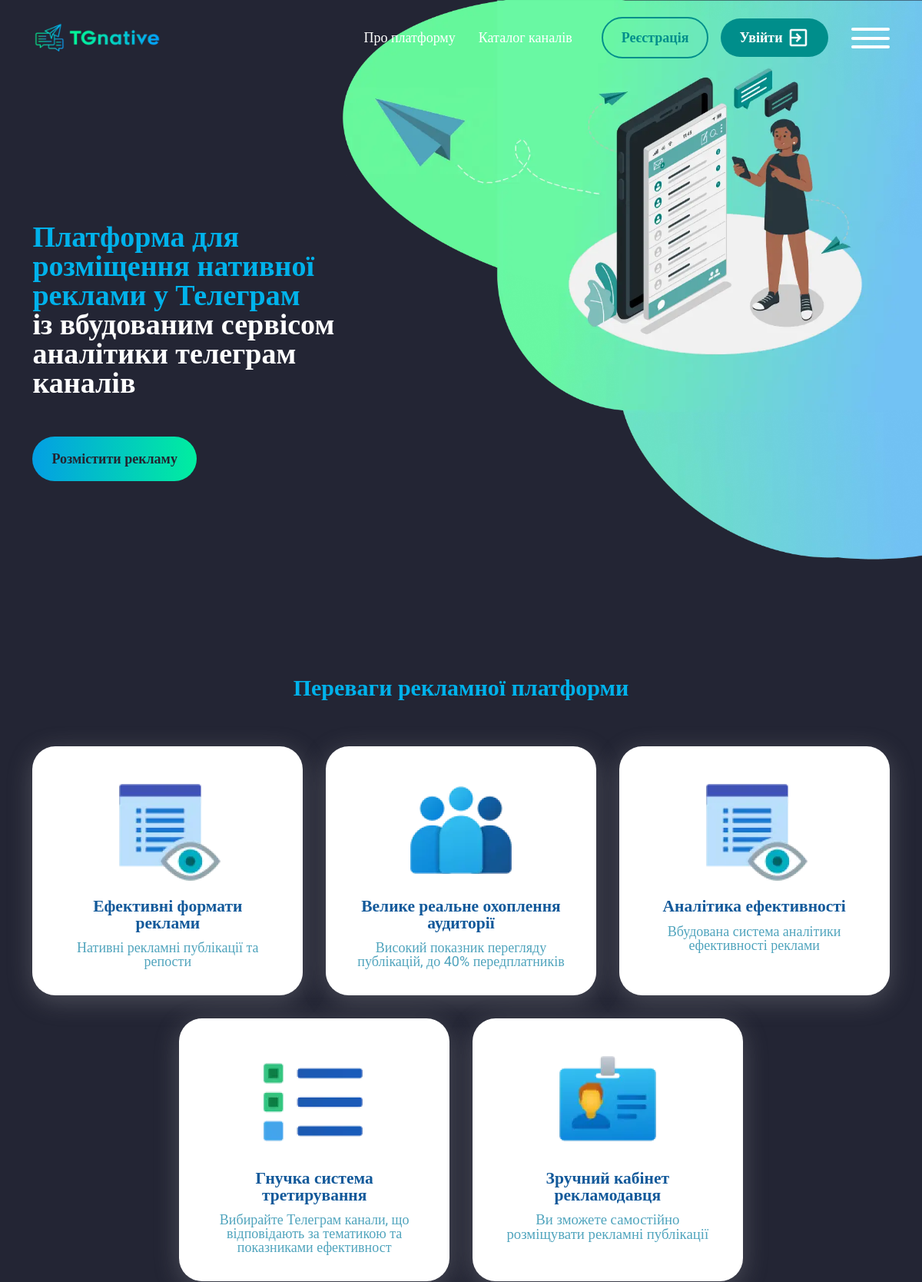
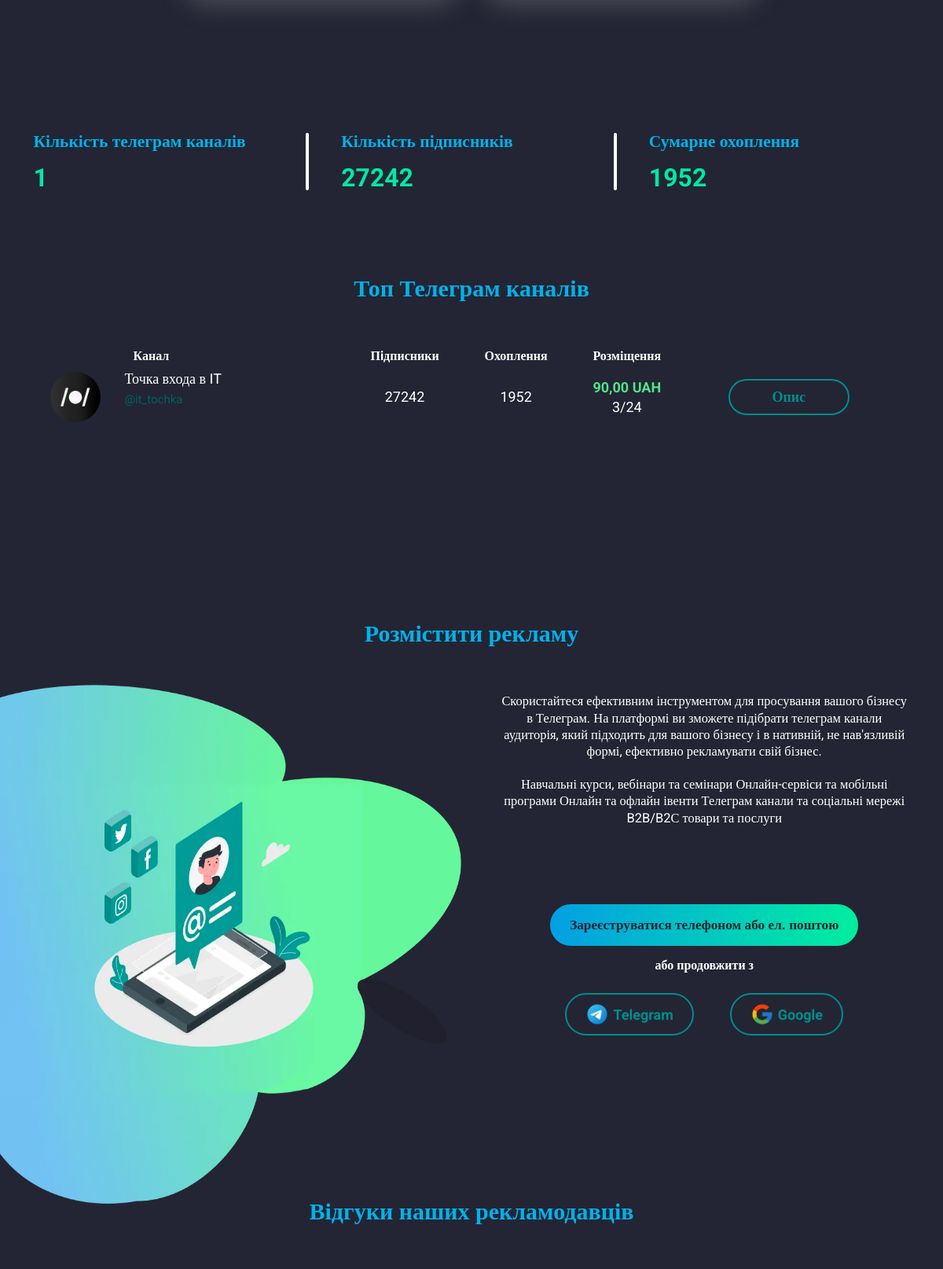
The page / (upper part) on the database its author committed (2 pictures, top to bottom).
### API/models.py (models this page shows, shortened)
class Chanel(models.Model):
    chanel_link=models.CharField(max_length=150)
    name=models.CharField(max_length=150,verbose_name="Называние канала")
    pictures=models.ImageField(verbose_name='Лого')
    subscribers=models.IntegerField()
    views=models.IntegerField()
    created_at=models.DateTimeField(auto_now_add=True)
    last_update=models.DateTimeField(auto_now=True)
    add_chanel =models.ForeignKey(Add_chanel, on_delete=models.CASCADE)
    username=models.CharField(max_length=140)
    daily_subscribers=models.IntegerField(default=0, blank=True, null=True)
    weekly_subscribers=models.IntegerField(default=0, blank=True, null=True)
    weekly_monthy = models.IntegerField(default=0, blank=True, null=True)
    class Meta:
        verbose_name="Канал"
        verbose_name_plural="Канал"
        ordering=['-subscribers']

### accounts/models.py (models this page shows, shortened)
class Cost_Format(models.Model):
    add_chanel=models.ForeignKey(Add_chanel,on_delete=models.CASCADE,related_name='cost_formats')
    placement_format = models.CharField(max_length=100)
    cost_per_format = models.DecimalField(max_digits=10, decimal_places=2)

### accounts/views.py (the view)
# urls.py: path('', views.MainPage.as_view(), name='main'),
class MainPage(TemplateView):
    template_name = 'index.html'
    def get_context_data(self, *, object_list=None, **kwargs):
        context = super().get_context_data(**kwargs)
        context['feedback'] = Feedback.objects.all().order_by('-id')[:3]
        context['count'] = Chanel.objects.exclude(pictures='').select_related('add_chanel').prefetch_related('add_chanel__cost_formats')
        context['lists'] = Chanel.objects.all().count()
        context['subscribers'] = Chanel.objects.aggregate(total=Sum('subscribers'))['total']
        context['total_views'] = Chanel.objects.aggregate(total=Sum('views'))['total']
        return context

### accounts/context_processors.py (called while the page is built, shortened)
def user_authenticated(request):
    user_authenticated_data = {'user_authenticated': request.user.is_authenticated}
    return user_authenticated_data

### accounts/templates/index.html (shortened to what this page needs)
{% extends 'base.html' %}
{% load static %}
{% block content %}
    <main class="page">
			<section class="mainscreen">
				<div class="mainscreen__container">
					<div class="mainscreen__content">
						<h1 class="mainscreen__title">
							<span>Платформа для розміщення нативної реклами у Телеграм</span> <br>
							із вбудованим сервісом аналітики телеграм каналів
						</h1>
						<a href="{% url 'category-list' %}"><button class="mainscreen__btn button button_gradient" type="button">Розмістити рекламу</button></a>
					</div>
				</div>
				<picture><source srcset="{% static 'img/mainscreen/1.webp' %}" type="image/webp"><img class="mainscreen__bg" src="{% static 'img/mainscreen/1.png' %}" alt="Платформа для размещения нативной рекламы в Телеграм со встроенным сервисом аналитики телеграмм каналов"></picture>
			</section>
			<section class="advantages">
				<div class="advantages__container container">
					<h2 class="title title_center">Переваги рекламної платформи</h2>
					<div class="advantages__list">
						<div class="item-advantages squire squire_sm">
							<div class="item-advantages__img">
								<picture><source srcset="{% static 'img/advantages/1.webp' %}" type="image/webp"><img class="img-fluid" src="{% static 'img/advantages/1.png' %}" alt="Эффективные форматы рекламы"></picture>
							</div>
							<h4 class="label-dark-blue label-dark-blue_s24">Ефективні формати реклами</h4>
							<p class="label-light-blue">Нативні рекламні публікації та репости</p>
						</div>
						<div class="item-advantages squire squire_sm">
							<div class="item-advantages__img">
								<picture><source srcset="{% static 'img/advantages/2.webp' %}" type="image/webp"><img class="img-fluid" src="{% static 'img/advantages/2.png' %}" alt="Большой реальный охват аудитории"></picture>
							</div>
							<h4 class="label-dark-blue label-dark-blue_s24">Велике реальне охоплення аудиторії</h4>
							<p class="label-light-blue">Високий показник перегляду публікацій, до 40% передплатників</p>
						</div>
						<div class="item-advantages squire squire_sm">
							<div class="item-advantages__img">
								<picture><source srcset="{% static 'img/advantages/1.webp' %}" type="image/webp"><img class="img-fluid" src="{% static 'img/advantages/1.png' %}" alt="Аналитика эффективности"></picture>
							</div>
							<h4 class="label-dark-blue label-dark-blue_s24">Аналітика ефективності</h4>
							<p class="label-light-blue">Вбудована система аналітики ефективності реклами</p>
						</div>
						<div class="item-advantages squire squire_sm">
							<div class="item-advantages__img">
								<picture><source srcset="{% static 'img/advantages/4.webp' %}" type="image/webp"><img class="img-fluid" src="{% static 'img/advantages/4.png' %}" alt="Гибкая система третирования"></picture>
							</div>
							<h4 class="label-dark-blue label-dark-blue_s24">Гнучка система третирування</h4>
							<p class="label-light-blue">Вибирайте Телеграм канали, що відповідають за тематикою та показниками ефективност</p>
						</div>
						<div class="item-advantages squire squire_sm">
							<div class="item-advantages__img">
								<picture><source srcset="{% static 'img/advantages/5.webp' %}" type="image/webp"><img class="img-fluid" src="{% static 'img/advantages/5.png' %}" alt="Удобный кабинет рекламодателя"></picture>
							</div>
							<h4 class="label-dark-blue label-dark-blue_s24">Зручний кабінет рекламодавця</h4>
							<p class="label-light-blue label-light-blue_s20">Ви зможете самостійно розміщувати рекламні публікації</p>
						</div>
					</div>
				</div>
			</section>
			<section class="counters">
				<div class="counters__container">
					<div class="counters__item">
						<div class="label-blue label-blue_s24">Кількість телеграм каналів</div>
						<div class="counters__num">{{lists}}</div>
					</div>
					<div class="counters__item">
						<div class="label-blue label-blue_s24">Кількість підписників</div>
						{% if subscribers %}
						<div class="counters__num">{{subscribers}}</div>
						{% else %}
						<div class="counters__num">0</div>
						{% endif %}
					</div>
					<div class="counters__item">
						<div class="label-blue label-blue_s24">Сумарне охоплення</div>
						 {% if total_views %}
						<div class="counters__num">{{total_views}}</div>
						{% else %}
						<div class="counters__num">0</div>
						{% endif %}
					</div>
				</div>
			</section>
			<section class="current-offers">
				<div class="current-offers__container container">
					<h2 class="title title_center">Топ Телеграм каналів</h2>
					<div data-showmore class="current-offers">
						<div data-showmore-content="705" class="current-offers__content">
							<div class="table-wrap">
								<table class="table">
									<thead>
										<tr>
											<th scope="col">
												<div class="label-white label-white_s16">Канал</div>
											</th>
											<th scope="col">
												<div class="label-white label-white_s16">Пiдписники</div>
											</th>
											<th>
												<div class="label-white label-white_s16">Охоплення</div>
											</th>
											<th>
												<div class="label-white label-white_s16">Розміщення</div>
											</th>
											<th>
											</th>
										</tr>
									</thead>
									<tbody>
									{% for item in count %}
									{% with last_cost_format=item.add_chanel.cost_formats.last %}
										<tr>
											<td class="table-row" scope="row">
												<div class="table-row__head">
													<a href="{% url 'page' item.pk  %}" target="_blank" class="table-row__img">
														<picture><source srcset="/{{item.pictures}}" type="image/webp"><img class="img-fluid" src="/{{item.pictures}}" alt=""></picture>
													</a>
													<div class="table-row__content">
														<div class="table-row__content">
															<a href="{% url 'page' item.pk  %}" target="_blank" class="label-white hhv-blue">{{item.name}}</a>
															<a href="{{item.chanel_link}}" class="table-row__name">
																@{{item.chanel_link | cut:'https://t.me/'}}
															</a>
														</div>
													</div>
												</div>
											</td>
											<td class="table-row">
												<div class="label-white">{{item.subscribers}}</div>
											</td>
											<td class="table-row">
												<div class="label-white">{{item.views}}</div>
											</td>
											<td class="table-row">
												<div class="table-row__column">
													<div class="label-light-green">{{ last_cost_format.cost_per_format }} UAH</div>
													<div class="label-white">{{ last_cost_format.placement_format }}</div>
												</div>
											</td>
											<td class="table-row">
												<a href="{% url 'page' item.pk  %} ">
												<button class="button button_dark-green button_sm button_no-bg" type="button" style="width:150px">Опис</button></a>
											</td>
										</tr>
									{% endwith %}
            						{% endfor %}
									</tbody>
								</table>
							</div>
						</div>
					</div>
				</div>
			</section>
			<section class="place-ad">
				<picture><source srcset="{% static 'img/place-ad/1.webp' %}" type="image/webp"><img class="place-ad__bg" src="{% static 'img/place-ad/1.png' %}" alt=""></picture>
				<div class="place-ad__container container container_big">
					<h2 class="title title_center">Розмістити рекламу</h2>
					<div class="place-ad__content">
						<div class="place-ad__text text-wrap">
							<p class="text">
								Скористайтеся ефективним інструментом для просування вашого бізнесу в Телеграм. На платформі ви зможете підібрати телеграм канали аудиторія, який підходить для вашого бізнесу і в нативній, не нав'язливій формі, ефективно рекламувати свій бізнес.
							</p>
							<p class="text">
								Навчальні курси, вебінари та семінари
								Онлайн-сервіси та мобільні програми
								Онлайн та офлайн івенти
								Телеграм канали та соціальні мережі
								B2B/B2С товари та послуги
							</p>
						</div>
						{% if request.user.is_authenticated %}
						{% else %}
						<div class="place-ad__actions">
							<a href="{% url 'register' %}" class="button button_gradient button_mobi-sm" type="button">Зареєструватися телефоном або ел. поштою</a>
							<div class="label-white label-white_s16 label-white_fw700">або продовжити з</div>
							<div class="place-ad__btns">
								<button class="button button_sm button_no-bg" type="button">
									<picture><source srcset="{% static 'img/place-ad/tg.webp' %}" type="image/webp"><img src="{% static 'img/place-ad/tg.png' %}" alt=""></picture>
									Telegram
								</button>
								<a href="{% url 'social:begin' 'google-oauth2' %}">
								<button class="button button_sm button_no-bg" type="button">
									<picture><source srcset="{% static 'img/place-ad/google.webp' %}" type="image/webp"><img src="{% static 'img/place-ad/google.png' %}" alt=""></picture>
									Google
								</button></a>
							</div>
						</div>
						{% endif %}
					</div>
				</div>
			</section>
			<section class="reviews">
				<div class="reviews__container container">
					<div class="reviews__head">
						<h2 class="title title_center">Відгуки наших рекламодавців</h2>
					</div>
				</div>
			</section>
		</main>
{% endblock %}

### rows shown on the page
Chanel: pictures (picture), name "Точка входа в IT", chanel_link "it_tochka", subscribers "27242", views "1952", add_chanel.cost_formats.last.cost_per_format "90,00", add_chanel.cost_formats.last.placement_format "3/24"

### other values the page prints
{{ lists }} "1"
{{ subscribers }} "27242"
{{ total_views }} "1952"
